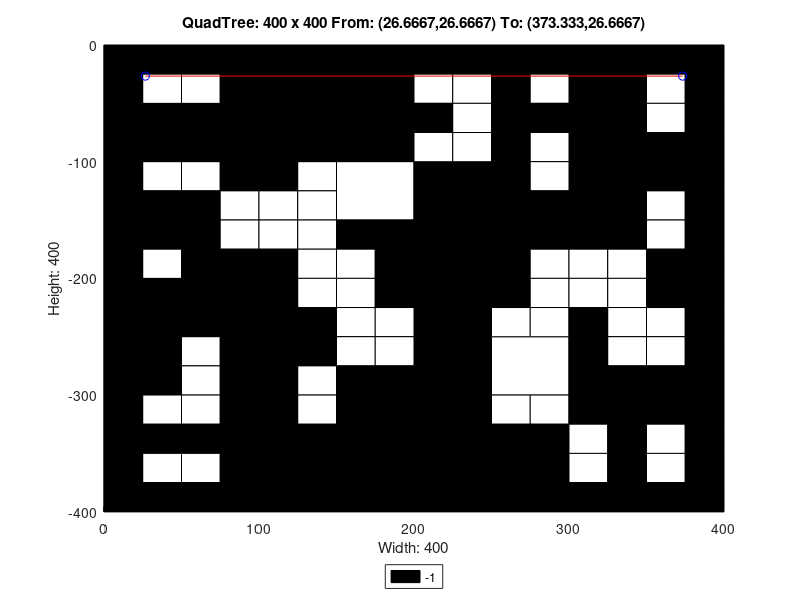

MATLAB code for this plot:
axis([0 400 -400 0]);
title('QuadTree: 400 x 400 From: (26.6667,26.6667) To: (373.333,26.6667)');
xlabel('Width: 400');
ylabel('Height: 400');
rectangle('Position',[100 -100 100 100], 'FaceColor',[0 0 0]);
rectangle('Position',[0 -100 50 50], 'FaceColor',[0 0 0]);
rectangle('Position',[50 -100 50 50], 'FaceColor',[0 0 0]);
rectangle('Position',[150 -150 50 50], 'FaceColor',[1 1 1]);
rectangle('Position',[300 -50 50 50], 'FaceColor',[0 0 0]);
rectangle('Position',[300 -100 50 50], 'FaceColor',[0 0 0]);
rectangle('Position',[200 -150 50 50], 'FaceColor',[0 0 0]);
rectangle('Position',[200 -200 50 50], 'FaceColor',[0 0 0]);
rectangle('Position',[300 -150 50 50], 'FaceColor',[0 0 0]);
rectangle('Position',[0 -250 50 50], 'FaceColor',[0 0 0]);
rectangle('Position',[50 -250 50 50], 'FaceColor',[0 0 0]);
rectangle('Position',[0 -300 50 50], 'FaceColor',[0 0 0]);
rectangle('Position',[150 -350 50 50], 'FaceColor',[0 0 0]);
rectangle('Position',[100 -400 50 50], 'FaceColor',[0 0 0]);
rectangle('Position',[150 -400 50 50], 'FaceColor',[0 0 0]);
rectangle('Position',[200 -250 50 50], 'FaceColor',[0 0 0]);
rectangle('Position',[200 -300 50 50], 'FaceColor',[0 0 0]);
rectangle('Position',[250 -300 50 50], 'FaceColor',[1 1 1]);
rectangle('Position',[200 -350 50 50], 'FaceColor',[0 0 0]);
rectangle('Position',[200 -400 50 50], 'FaceColor',[0 0 0]);
rectangle('Position',[250 -400 50 50], 'FaceColor',[0 0 0]);
rectangle('Position',[0 -25 25 25], 'FaceColor',[0 0 0]);
rectangle('Position',[25 -25 25 25], 'FaceColor',[0 0 0]);
rectangle('Position',[0 -50 25 25], 'FaceColor',[0 0 0]);
rectangle('Position',[25 -50 25 25], 'FaceColor',[1 1 1]);
rectangle('Position',[50 -25 25 25], 'FaceColor',[0 0 0]);
rectangle('Position',[75 -25 25 25], 'FaceColor',[0 0 0]);
rectangle('Position',[50 -50 25 25], 'FaceColor',[1 1 1]);
rectangle('Position',[75 -50 25 25], 'FaceColor',[0 0 0]);
rectangle('Position',[0 -125 25 25], 'FaceColor',[0 0 0]);
rectangle('Position',[25 -125 25 25], 'FaceColor',[1 1 1]);
rectangle('Position',[0 -150 25 25], 'FaceColor',[0 0 0]);
rectangle('Position',[25 -150 25 25], 'FaceColor',[0 0 0]);
rectangle('Position',[50 -125 25 25], 'FaceColor',[1 1 1]);
rectangle('Position',[75 -125 25 25], 'FaceColor',[0 0 0]);
rectangle('Position',[50 -150 25 25], 'FaceColor',[0 0 0]);
rectangle('Position',[75 -150 25 25], 'FaceColor',[1 1 1]);
rectangle('Position',[0 -175 25 25], 'FaceColor',[0 0 0]);
rectangle('Position',[25 -175 25 25], 'FaceColor',[0 0 0]);
rectangle('Position',[0 -200 25 25], 'FaceColor',[0 0 0]);
rectangle('Position',[25 -200 25 25], 'FaceColor',[1 1 1]);
rectangle('Position',[50 -175 25 25], 'FaceColor',[0 0 0]);
rectangle('Position',[75 -175 25 25], 'FaceColor',[1 1 1]);
rectangle('Position',[50 -200 25 25], 'FaceColor',[0 0 0]);
rectangle('Position',[75 -200 25 25], 'FaceColor',[0 0 0]);
rectangle('Position',[100 -125 25 25], 'FaceColor',[0 0 0]);
rectangle('Position',[125 -125 25 25], 'FaceColor',[1 1 1]);
rectangle('Position',[100 -150 25 25], 'FaceColor',[1 1 1]);
rectangle('Position',[125 -150 25 25], 'FaceColor',[1 1 1]);
rectangle('Position',[100 -175 25 25], 'FaceColor',[1 1 1]);
rectangle('Position',[125 -175 25 25], 'FaceColor',[1 1 1]);
rectangle('Position',[100 -200 25 25], 'FaceColor',[0 0 0]);
rectangle('Position',[125 -200 25 25], 'FaceColor',[1 1 1]);
rectangle('Position',[150 -175 25 25], 'FaceColor',[0 0 0]);
rectangle('Position',[175 -175 25 25], 'FaceColor',[0 0 0]);
rectangle('Position',[150 -200 25 25], 'FaceColor',[1 1 1]);
rectangle('Position',[175 -200 25 25], 'FaceColor',[0 0 0]);
rectangle('Position',[200 -25 25 25], 'FaceColor',[0 0 0]);
rectangle('Position',[225 -25 25 25], 'FaceColor',[0 0 0]);
rectangle('Position',[200 -50 25 25], 'FaceColor',[1 1 1]);
rectangle('Position',[225 -50 25 25], 'FaceColor',[1 1 1]);
rectangle('Position',[250 -25 25 25], 'FaceColor',[0 0 0]);
rectangle('Position',[275 -25 25 25], 'FaceColor',[0 0 0]);
rectangle('Position',[250 -50 25 25], 'FaceColor',[0 0 0]);
rectangle('Position',[275 -50 25 25], 'FaceColor',[1 1 1]);
rectangle('Position',[200 -75 25 25], 'FaceColor',[0 0 0]);
rectangle('Position',[225 -75 25 25], 'FaceColor',[1 1 1]);
rectangle('Position',[200 -100 25 25], 'FaceColor',[1 1 1]);
rectangle('Position',[225 -100 25 25], 'FaceColor',[1 1 1]);
rectangle('Position',[250 -75 25 25], 'FaceColor',[0 0 0]);
rectangle('Position',[275 -75 25 25], 'FaceColor',[0 0 0]);
rectangle('Position',[250 -100 25 25], 'FaceColor',[0 0 0]);
rectangle('Position',[275 -100 25 25], 'FaceColor',[1 1 1]);
rectangle('Position',[350 -25 25 25], 'FaceColor',[0 0 0]);
rectangle('Position',[375 -25 25 25], 'FaceColor',[0 0 0]);
rectangle('Position',[350 -50 25 25], 'FaceColor',[1 1 1]);
rectangle('Position',[375 -50 25 25], 'FaceColor',[0 0 0]);
rectangle('Position',[350 -75 25 25], 'FaceColor',[1 1 1]);
rectangle('Position',[375 -75 25 25], 'FaceColor',[0 0 0]);
rectangle('Position',[350 -100 25 25], 'FaceColor',[0 0 0]);
rectangle('Position',[375 -100 25 25], 'FaceColor',[0 0 0]);
rectangle('Position',[250 -125 25 25], 'FaceColor',[0 0 0]);
rectangle('Position',[275 -125 25 25], 'FaceColor',[1 1 1]);
rectangle('Position',[250 -150 25 25], 'FaceColor',[0 0 0]);
rectangle('Position',[275 -150 25 25], 'FaceColor',[0 0 0]);
rectangle('Position',[250 -175 25 25], 'FaceColor',[0 0 0]);
rectangle('Position',[275 -175 25 25], 'FaceColor',[0 0 0]);
rectangle('Position',[250 -200 25 25], 'FaceColor',[0 0 0]);
rectangle('Position',[275 -200 25 25], 'FaceColor',[1 1 1]);
rectangle('Position',[350 -125 25 25], 'FaceColor',[0 0 0]);
rectangle('Position',[375 -125 25 25], 'FaceColor',[0 0 0]);
rectangle('Position',[350 -150 25 25], 'FaceColor',[1 1 1]);
rectangle('Position',[375 -150 25 25], 'FaceColor',[0 0 0]);
rectangle('Position',[300 -175 25 25], 'FaceColor',[0 0 0]);
rectangle('Position',[325 -175 25 25], 'FaceColor',[0 0 0]);
rectangle('Position',[300 -200 25 25], 'FaceColor',[1 1 1]);
rectangle('Position',[325 -200 25 25], 'FaceColor',[1 1 1]);
rectangle('Position',[350 -175 25 25], 'FaceColor',[1 1 1]);
rectangle('Position',[375 -175 25 25], 'FaceColor',[0 0 0]);
rectangle('Position',[350 -200 25 25], 'FaceColor',[0 0 0]);
rectangle('Position',[375 -200 25 25], 'FaceColor',[0 0 0]);
rectangle('Position',[50 -275 25 25], 'FaceColor',[1 1 1]);
rectangle('Position',[75 -275 25 25], 'FaceColor',[0 0 0]);
rectangle('Position',[50 -300 25 25], 'FaceColor',[1 1 1]);
rectangle('Position',[75 -300 25 25], 'FaceColor',[0 0 0]);
rectangle('Position',[100 -225 25 25], 'FaceColor',[0 0 0]);
rectangle('Position',[125 -225 25 25], 'FaceColor',[1 1 1]);
rectangle('Position',[100 -250 25 25], 'FaceColor',[0 0 0]);
rectangle('Position',[125 -250 25 25], 'FaceColor',[0 0 0]);
rectangle('Position',[150 -225 25 25], 'FaceColor',[1 1 1]);
rectangle('Position',[175 -225 25 25], 'FaceColor',[0 0 0]);
rectangle('Position',[150 -250 25 25], 'FaceColor',[1 1 1]);
rectangle('Position',[175 -250 25 25], 'FaceColor',[1 1 1]);
rectangle('Position',[100 -275 25 25], 'FaceColor',[0 0 0]);
rectangle('Position',[125 -275 25 25], 'FaceColor',[0 0 0]);
rectangle('Position',[100 -300 25 25], 'FaceColor',[0 0 0]);
rectangle('Position',[125 -300 25 25], 'FaceColor',[1 1 1]);
rectangle('Position',[150 -275 25 25], 'FaceColor',[1 1 1]);
rectangle('Position',[175 -275 25 25], 'FaceColor',[1 1 1]);
rectangle('Position',[150 -300 25 25], 'FaceColor',[0 0 0]);
rectangle('Position',[175 -300 25 25], 'FaceColor',[0 0 0]);
rectangle('Position',[0 -325 25 25], 'FaceColor',[0 0 0]);
rectangle('Position',[25 -325 25 25], 'FaceColor',[1 1 1]);
rectangle('Position',[0 -350 25 25], 'FaceColor',[0 0 0]);
rectangle('Position',[25 -350 25 25], 'FaceColor',[0 0 0]);
rectangle('Position',[50 -325 25 25], 'FaceColor',[1 1 1]);
rectangle('Position',[75 -325 25 25], 'FaceColor',[0 0 0]);
rectangle('Position',[50 -350 25 25], 'FaceColor',[0 0 0]);
rectangle('Position',[75 -350 25 25], 'FaceColor',[0 0 0]);
rectangle('Position',[0 -375 25 25], 'FaceColor',[0 0 0]);
rectangle('Position',[25 -375 25 25], 'FaceColor',[1 1 1]);
rectangle('Position',[0 -400 25 25], 'FaceColor',[0 0 0]);
rectangle('Position',[25 -400 25 25], 'FaceColor',[0 0 0]);
rectangle('Position',[50 -375 25 25], 'FaceColor',[1 1 1]);
rectangle('Position',[75 -375 25 25], 'FaceColor',[0 0 0]);
rectangle('Position',[50 -400 25 25], 'FaceColor',[0 0 0]);
rectangle('Position',[75 -400 25 25], 'FaceColor',[0 0 0]);
rectangle('Position',[100 -325 25 25], 'FaceColor',[0 0 0]);
rectangle('Position',[125 -325 25 25], 'FaceColor',[1 1 1]);
rectangle('Position',[100 -350 25 25], 'FaceColor',[0 0 0]);
rectangle('Position',[125 -350 25 25], 'FaceColor',[0 0 0]);
rectangle('Position',[250 -225 25 25], 'FaceColor',[0 0 0]);
rectangle('Position',[275 -225 25 25], 'FaceColor',[1 1 1]);
rectangle('Position',[250 -250 25 25], 'FaceColor',[1 1 1]);
rectangle('Position',[275 -250 25 25], 'FaceColor',[1 1 1]);
rectangle('Position',[300 -225 25 25], 'FaceColor',[1 1 1]);
rectangle('Position',[325 -225 25 25], 'FaceColor',[1 1 1]);
rectangle('Position',[300 -250 25 25], 'FaceColor',[0 0 0]);
rectangle('Position',[325 -250 25 25], 'FaceColor',[1 1 1]);
rectangle('Position',[350 -225 25 25], 'FaceColor',[0 0 0]);
rectangle('Position',[375 -225 25 25], 'FaceColor',[0 0 0]);
rectangle('Position',[350 -250 25 25], 'FaceColor',[1 1 1]);
rectangle('Position',[375 -250 25 25], 'FaceColor',[0 0 0]);
rectangle('Position',[300 -275 25 25], 'FaceColor',[0 0 0]);
rectangle('Position',[325 -275 25 25], 'FaceColor',[1 1 1]);
rectangle('Position',[300 -300 25 25], 'FaceColor',[0 0 0]);
rectangle('Position',[325 -300 25 25], 'FaceColor',[0 0 0]);
rectangle('Position',[350 -275 25 25], 'FaceColor',[1 1 1]);
rectangle('Position',[375 -275 25 25], 'FaceColor',[0 0 0]);
rectangle('Position',[350 -300 25 25], 'FaceColor',[0 0 0]);
rectangle('Position',[375 -300 25 25], 'FaceColor',[0 0 0]);
rectangle('Position',[250 -325 25 25], 'FaceColor',[1 1 1]);
rectangle('Position',[275 -325 25 25], 'FaceColor',[1 1 1]);
rectangle('Position',[250 -350 25 25], 'FaceColor',[0 0 0]);
rectangle('Position',[275 -350 25 25], 'FaceColor',[0 0 0]);
rectangle('Position',[300 -325 25 25], 'FaceColor',[0 0 0]);
rectangle('Position',[325 -325 25 25], 'FaceColor',[0 0 0]);
rectangle('Position',[300 -350 25 25], 'FaceColor',[1 1 1]);
rectangle('Position',[325 -350 25 25], 'FaceColor',[0 0 0]);
rectangle('Position',[350 -325 25 25], 'FaceColor',[0 0 0]);
rectangle('Position',[375 -325 25 25], 'FaceColor',[0 0 0]);
rectangle('Position',[350 -350 25 25], 'FaceColor',[1 1 1]);
rectangle('Position',[375 -350 25 25], 'FaceColor',[0 0 0]);
rectangle('Position',[300 -375 25 25], 'FaceColor',[1 1 1]);
rectangle('Position',[325 -375 25 25], 'FaceColor',[0 0 0]);
rectangle('Position',[300 -400 25 25], 'FaceColor',[0 0 0]);
rectangle('Position',[325 -400 25 25], 'FaceColor',[0 0 0]);
rectangle('Position',[350 -375 25 25], 'FaceColor',[1 1 1]);
rectangle('Position',[375 -375 25 25], 'FaceColor',[0 0 0]);
rectangle('Position',[350 -400 25 25], 'FaceColor',[0 0 0]);
rectangle('Position',[375 -400 25 25], 'FaceColor',[0 0 0]);
X=[373.333,26.6667];
Y=[-26.6667,-26.6667];
hold on;
plot(X,Y,'r');
plot(X,Y,'bo');
legend('-1','Location','southoutside');
